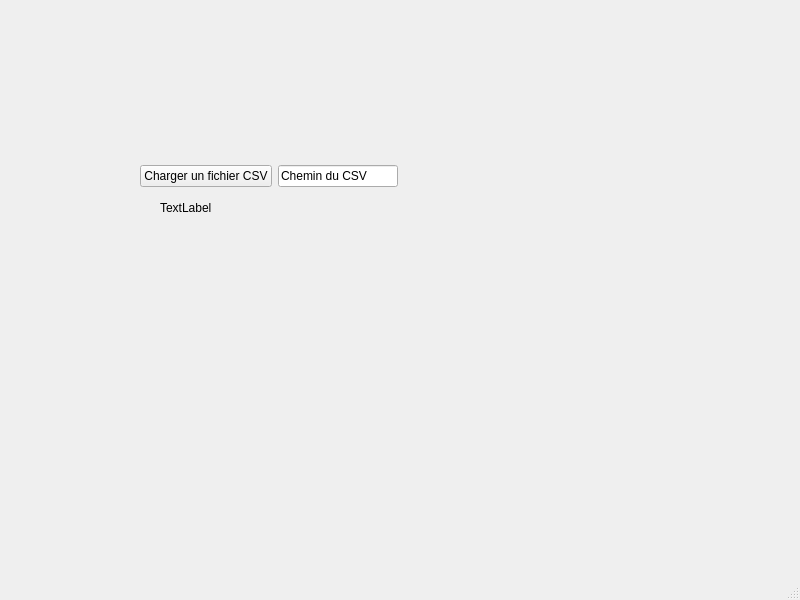
<?xml version="1.0" encoding="UTF-8"?>
<ui version="4.0">
 <class>MainWindow</class>
 <widget class="QMainWindow" name="MainWindow">
  <property name="geometry">
   <rect>
    <x>0</x>
    <y>0</y>
    <width>800</width>
    <height>600</height>
   </rect>
  </property>
  <property name="windowTitle">
   <string>MainWindow</string>
  </property>
  <widget class="QWidget" name="centralwidget">
   <widget class="QLabel" name="m_labelInfo">
    <property name="geometry">
     <rect>
      <x>160</x>
      <y>200</y>
      <width>58</width>
      <height>16</height>
     </rect>
    </property>
    <property name="text">
     <string>TextLabel</string>
    </property>
   </widget>
   <widget class="QWidget" name="">
    <property name="geometry">
     <rect>
      <x>140</x>
      <y>160</y>
      <width>258</width>
      <height>33</height>
     </rect>
    </property>
    <layout class="QHBoxLayout" name="horizontalLayout">
     <item>
      <widget class="QPushButton" name="m_btnChargerCsv">
       <property name="text">
        <string>Charger un fichier CSV</string>
       </property>
      </widget>
     </item>
     <item>
      <widget class="QLineEdit" name="lineEdit">
       <property name="text">
        <string>Chemin du CSV</string>
       </property>
      </widget>
     </item>
    </layout>
   </widget>
  </widget>
  <widget class="QMenuBar" name="menubar">
   <property name="geometry">
    <rect>
     <x>0</x>
     <y>0</y>
     <width>800</width>
     <height>24</height>
    </rect>
   </property>
  </widget>
  <widget class="QStatusBar" name="statusbar"/>
 </widget>
 <resources/>
 <connections/>
</ui>
